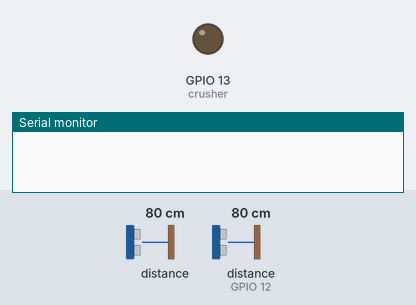
Simulated run of this sketch. Board: ESP8266 (NodeMCU). On the bench: output pins drawn as LEDs (lit = HIGH), the last lines printed to the serial monitor. Wiring (inferred from the names in the program): 2 × ultrasonic range finder: trigger GPIO 2, echo GPIO 0 / trigger GPIO 14, echo GPIO 12. Inputs (shaded band) come from the test bench; at power-on: distance to the obstacle 80 cm, distance to the obstacle (sensor on GPIO 12) 80 cm. The echo pulse lasts 58.3 µs per cm; WiFi joins after 1.5 s; servers stay silent unless stated; pins used as bus, display or sensor lines are not drawn.

Above: at 0.0 s.
At 3.6 s:
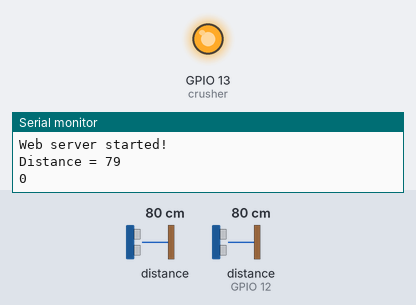
Timing chart, 0 to 5.1 s (numbered marks = the images above):
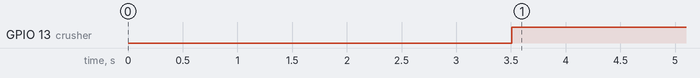

Measured:
- by itself, GPIO 13 (crusher): LOW → HIGH at 3.5 s

The sketch:

Server-side.ino
```cpp
/*
Developed by: Hrishikesh M. B.
For A revelotionary dustbin concept
*/
#include <ESP8266WiFi.h>
#include <WiFiClient.h>
#include <ESP8266WebServer.h>

// Replace with your network credentials
const char* ssid = "Test";
const char* password = "Test";
int dept = 10; //enter the dept of the dustbin in cm
int top_thres = 9; //enter the full threshold for upper bin


ESP8266WebServer server(80);   //instantiate server at port 80 (http port)

const int trigP = 2;  //D4 Or GPIO-2 of nodemcu
const int echoP = 0;  //D3 Or GPIO-0 of nodemcu
const int trigP1 = 14;  //D5 Or GPIO-14 of nodemcu
const int echoP1 = 12;  //D6 Or GPIO-12 of nodemcu
const int crusher = 13; //D7 or GPIO-13 of nodemcu

long duration =0;
int distance =0;
long duration1 =0;
int distance1 =0;

String page;
float data;
float datat;
void setup(void){

  pinMode(trigP, OUTPUT);
  pinMode(echoP, INPUT);
  pinMode(trigP1, OUTPUT);
  pinMode(echoP1, INPUT);
  pinMode(crusher, OUTPUT);

  delay(1000);
  Serial.begin(115200);
  WiFi.begin(ssid, password); //begin WiFi connection
  Serial.println("");

  // Wait for connection
  while (WiFi.status() != WL_CONNECTED) {
    delay(500);
    Serial.print(".");
  }
  Serial.println("");
  Serial.print("Connected to ");
  Serial.println(ssid);
  Serial.print("IP address: ");
  Serial.println(WiFi.localIP());
  server.on("/", [](){
    page = " <html><meta http-equiv=\"refresh\" content=\"2\"><head><script type=\"text/javascript\" src=\"https://www.gstatic.com/charts/loader.js\"></script><script type=\"text/javascript\">google.charts.load('current', {'packages':['gauge']});google.charts.setOnLoadCallback(drawChart);function drawChart() {var data = google.visualization.arrayToDataTable([['Label', 'Value'],['Dustbin level', 10],]);var options = {width: 1200, height: 460,redFrom: 90, redTo: 100,yellowFrom:75, yellowTo: 90,minorTicks: 5};var chart = new google.visualization.Gauge(document.getElementById('chart_div'));chart.draw(data, options);setInterval(function() {data.setValue(0, 1, " +String(data)+ ");chart.draw(data, options);}, 100);}</script></head><body><div id=\"chart_div\" style=\"width: 1200px; height: 460px;\"></div></body></html> ";
    server.send(200, "text/html", page);
  });

  server.begin();
  Serial.println("Web server started!");
}

void loop(void){

  digitalWrite(trigP, LOW);   // Makes trigPin low
  digitalWrite(trigP1, LOW);
  delayMicroseconds(2);       // 2 micro second delay
  digitalWrite(trigP, HIGH);  // tigPin high
  digitalWrite(trigP1, HIGH);
  delayMicroseconds(10);      // trigPin high for 10 micro seconds
  digitalWrite(trigP, LOW);   // trigPin low
  digitalWrite(trigP1, LOW);
  duration = pulseIn(echoP, HIGH);   //Read echo pin, time in microseconds
  duration1 = pulseIn(echoP1, HIGH);
  distance= duration*0.0343/2;        //Calculating actual/real distance
  distance1= duration1*0.0343/2;
  if(distance1 <= top_thres){
    digitalWrite(crusher, HIGH);
  }
  else{
    digitalWrite(crusher, LOW);
  }
  datat = map(distance, 2, dept, 30, 0);
  data = (datat/30)*100;
  Serial.print("Distance = ");        //Output distance on arduino serial monitor
  Serial.println(distance);
  Serial.println(distance1);
  delay(1000);
  server.handleClient();
}
```
